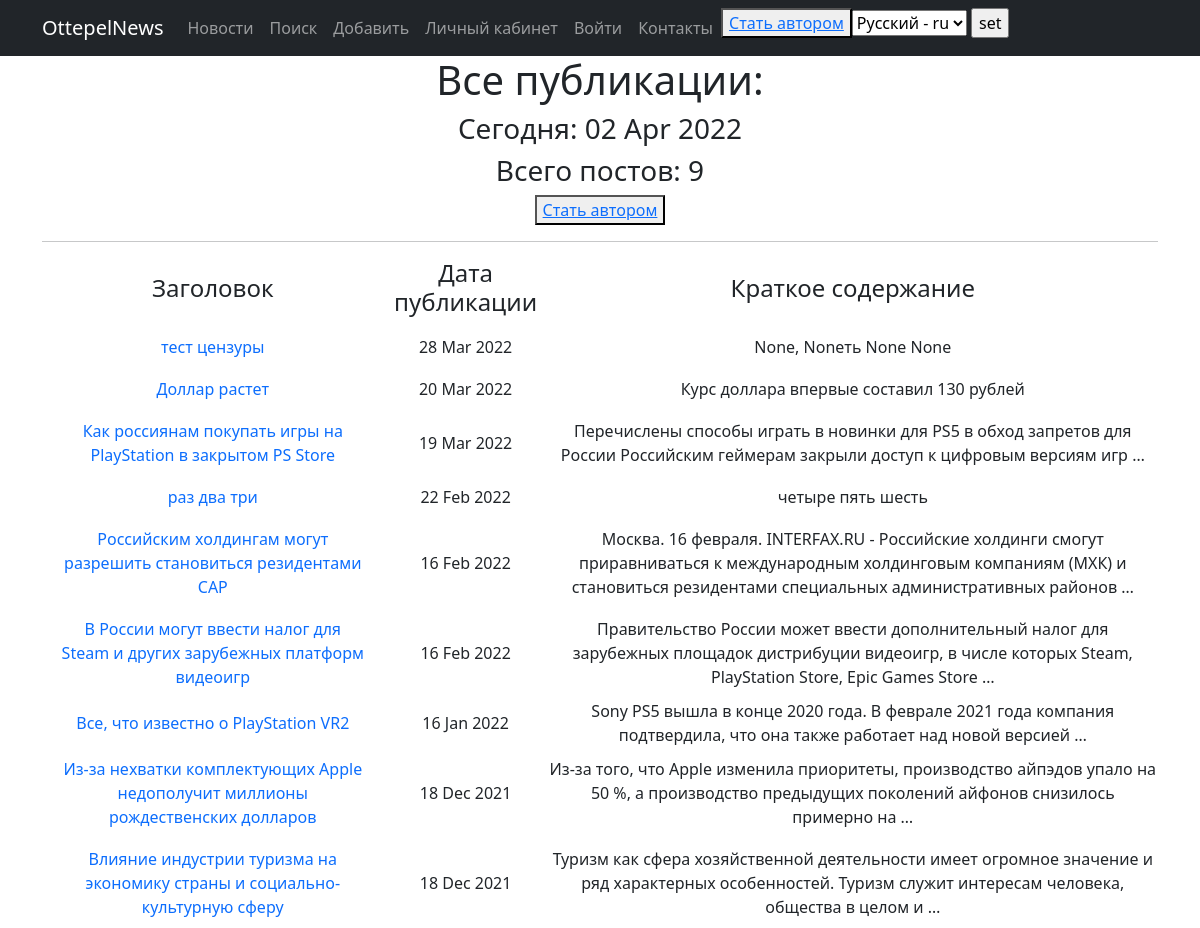
Page /news/ on the committed database.
### news/models.py (models this page shows, shortened)
class Post(models.Model):
    article = 'AR'
    news = 'NW'
    CHOISE_CATEGORY = [
        (article, 'Статья' ),
        (news, 'Новость')
    ]
    author = models.ForeignKey(Author, on_delete = models.CASCADE, verbose_name = "Автор")
    type_category = models.CharField(max_length=2, choices= CHOISE_CATEGORY, default = news, verbose_name = "Категория")
    data_create = models.DateTimeField(auto_now_add=True, verbose_name = "Дата создания")
    post_category = models.ManyToManyField(Category, through= 'PostCategory')
    heading = models.CharField(max_length = 128, verbose_name = "Заголовок")
    text = models.TextField(verbose_name = "Содержание")
    rating = models.SmallIntegerField(default=0)

### news/views.py (the view)
# urls.py: path('',NewsList.as_view()),
class NewsList(ListView):
    model = Post  # указываем модель, объекты которой мы будем выводить
    template_name = 'news.html'  # указываем имя шаблона, в котором будет лежать HTML, в котором будут все инструкции о том, как именно пользователю должны вывестись наши объекты
    context_object_name = 'news'  # это имя списка, в котором будут лежать все объекты, его надо указать, чтобы обратиться к самому списку объектов через HTML-шаблон
    queryset = Post.objects.order_by('-data_create')
    paginate_by = 10
    def get_context_data(self, **kwargs):  #забираем отфильтрованные объекты переопределяя метод get_context_data у наследуемого класса (привет, полиморфизм, мы скучали!!!)
        context = super().get_context_data(**kwargs)
        context['time_now'] = datetime.utcnow()  # добавим переменную текущей даты time_now
        context['is_not_authors'] = not self.request.user.groups.filter(name='authors').exists()
        return context

### news/templatetags/custom_filters.py (called while the page is built)
@register.filter(name='censor')
def censor(value):
    censor_word = [
        'бля', 'блядь', 'гандон', 'дрочить', 'хуй', 'хуйло', 'шлюха', 'прошмандовка', 'шлюх',
        'пизда', 'еблан', 'манда', 'целка', 'ебать', 'пиздец', 'ебушки-воробушки', 'срать'
    ]
    censor_new = []
    for i in censor_word:
        slovo = censor_new.append(i[0]+'*'*(len(i)-2)+i[-1])
        value = value.replace(i, str(slovo))
    return value

### templates/news.html (shortened to what this page needs)
{% extends 'flatpages/default.html' %}
{% load i18n %}
{% load custom_filters %}
{% block content %}
<h1>Все публикации:</h1>
    <h3>Сегодня: {{ time_now|date:'d M Y' }}</h3>
    <h3>Всего постов: {{ news|length }} </h3>
    {% if is_not_authors %}
    <button> <a href="/sign/upgrade/">  Стать автором </a> </button>
    {% endif %}
    {% if news %}
        <table>
            <tr>
                <td>
                    <h4>Заголовок</h4>
                </td>
                <td>
                    <h4>Дата публикации</h4>
                </td>
                <td>
                    <h4>Краткое содержание</h4>
                </td>
            </tr>
            <hr>
            {% for news_one in news %}
                <tr>
                    <td>
                        <a class="nav-link" href="http://127.0.0.1:8000/news/{{ news_one.id }}">{{ news_one.heading |censor}}</a>
                    </td>
                    <td>
                        {{ news_one.data_create|date:'d M Y' }}
                    </td>
                    <td>
                        {{ news_one.text|truncatewords:20 |censor }}
                    </td>
                </tr>
            {% endfor %}
        </table>
    {% endif %}
{% endblock content %}

### rows in the picture
Post: heading|censor "тест цензуры", data_create "28 Mar 2022", text|censor "None, Noneть None None"
Post: heading|censor "Доллар растет", data_create "20 Mar 2022", text|censor "Курс доллара впервые составил 130 рублей"
Post: heading|censor "Как россиянам покупать игры на PlayStation в закрытом PS Store", data_create "19 Mar 2022", text|censor "Перечислены способы играть в новинки для PS5 в обход запретов для России Российским геймерам закрыли доступ к цифровым версиям игр …"
Post: heading|censor "раз два три", data_create "22 Feb 2022", text|censor "четыре пять шесть"
Post: heading|censor "Российским холдингам могут разрешить становиться резидентами САР", data_create "16 Feb 2022", text|censor "Москва. 16 февраля. INTERFAX.RU - Российские холдинги смогут приравниваться к международным холдинговым компаниям (МХК) и становиться резидентами специальных административных районов …"
Post: heading|censor "В России могут ввести налог для Steam и других зарубежных платформ видеоигр", data_create "16 Feb 2022", text|censor "Правительство России может ввести дополнительный налог для зарубежных площадок дистрибуции видеоигр, в числе которых Steam, PlayStation Store, Epic Games Store …"
Post: heading|censor "Все, что известно о PlayStation VR2", data_create "16 Jan 2022", text|censor "Sony PS5 вышла в конце 2020 года. В феврале 2021 года компания подтвердила, что она также работает над новой версией …"
Post: heading|censor "Из-за нехватки комплектующих Apple недополучит миллионы рождественских долларов", data_create "18 Dec 2021", text|censor "Из-за того, что Apple изменила приоритеты, производство айпэдов упало на 50 %, а производство предыдущих поколений айфонов снизилось примерно на …"
Post: heading|censor "Влияние индустрии туризма на экономику страны и социально-культурную сферу", data_create "18 Dec 2021", text|censor "Туризм как сфера хозяйственной деятельности имеет огромное значение и ряд характерных особенностей. Туризм служит интересам человека, общества в целом и …"

### other values in the picture
{{ time_now|date:'d M Y' }} "02 Apr 2022"
{{ news|length }} "9"
form field language "Русский - ru"
